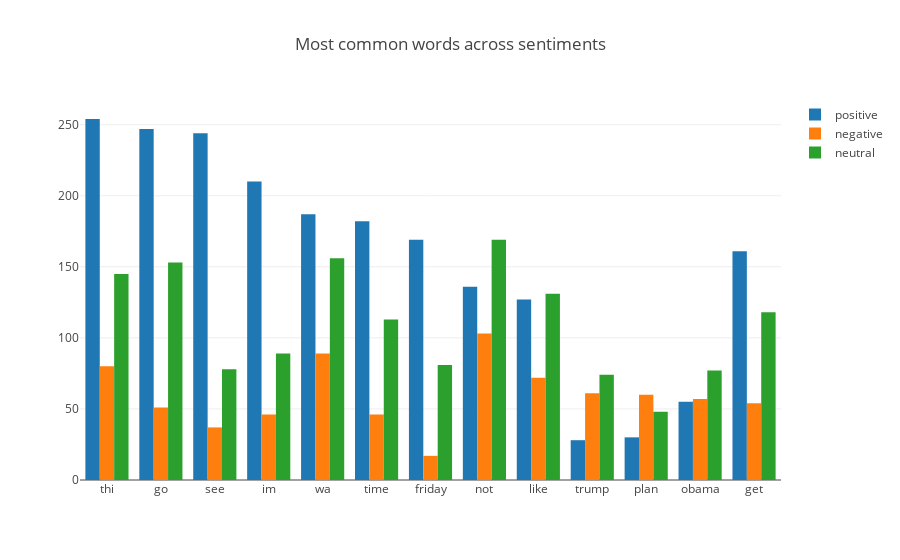

The cell this chart's notebook holds for it:
### Code cell
#Grouped the bag of words according to label
grouped = bow.groupby(["label"]).sum()
words_to_visualize = []
sentiments = ["positive","negative","neutral"]
#get the most 7 common words for every sentiment
for sentiment in sentiments:
    words = grouped.loc[sentiment,:]
    words.sort_values(inplace=True,ascending=False)
    for w in words.index[:7]:
        if w not in words_to_visualize:
            words_to_visualize.append(w)
            
            
#visualize it
plot_data = []
for sentiment in sentiments:
    plot_data.append(graph_objs.Bar(
            x = [w.split("_")[0] for w in words_to_visualize],
            y = [grouped.loc[sentiment,w] for w in words_to_visualize],
            name = sentiment
    ))
    
py.iplot({
        "data":plot_data,
        "layout":graph_objs.Layout(title="Most common words across sentiments")
    })

### Figure 1 — Plotly figure (JSON) as saved in the notebook; plotly's stock layout.template omitted (floating-point values rounded to 4 significant figures)
{"data": [{"name": "positive", "type": "bar", "x": ["thi", "go", "see", "im", "wa", "time", "friday", "not", "like", "trump", "plan", "obama", "get"], "y": [254, 247, 244, 210, 187, 182, 169, 136, 127, 28, 30, 55, 161]}, {"name": "negative", "type": "bar", "x": ["thi", "go", "see", "im", "wa", "time", "friday", "not", "like", "trump", "plan", "obama", "get"], "y": [80, 51, 37, 46, 89, 46, 17, 103, 72, 61, 60, 57, 54]}, {"name": "neutral", "type": "bar", "x": ["thi", "go", "see", "im", "wa", "time", "friday", "not", "like", "trump", "plan", "obama", "get"], "y": [145, 153, 78, 89, 156, 113, 81, 169, 131, 74, 48, 77, 118]}], "layout": {"title": "Most common words across sentiments"}}
